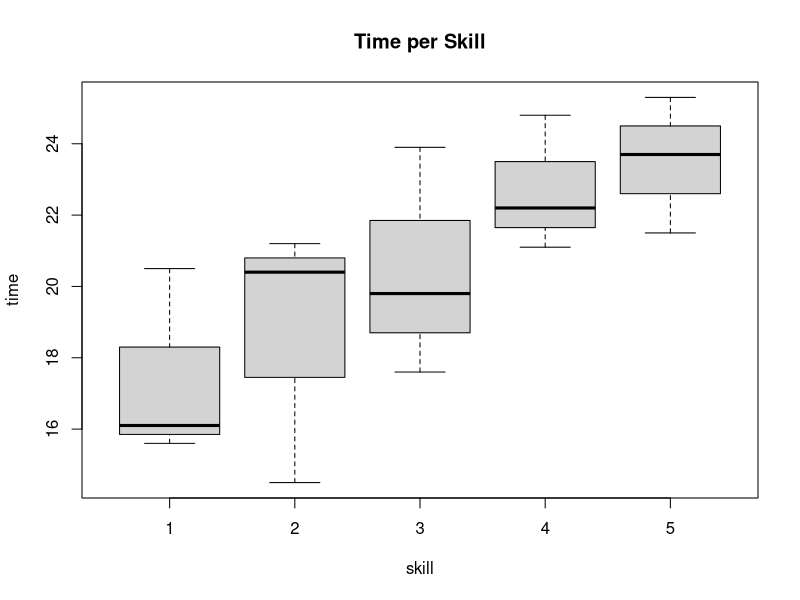
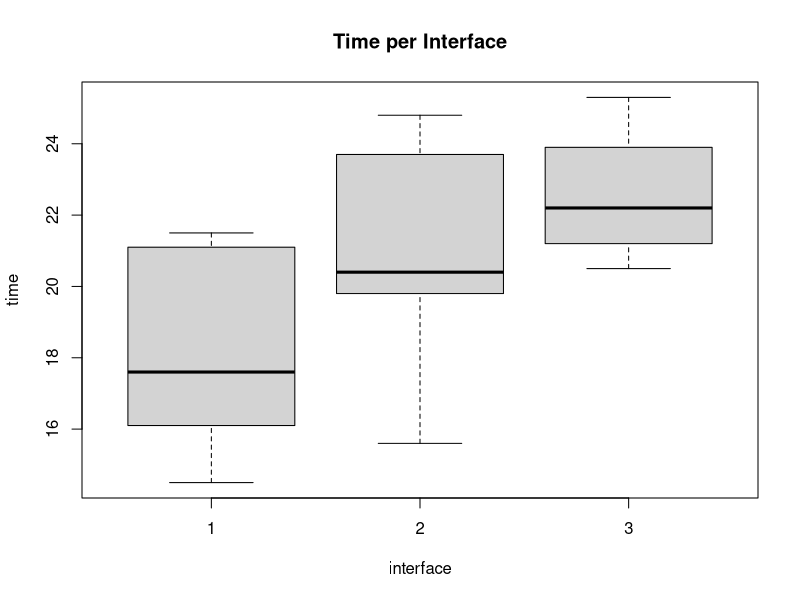
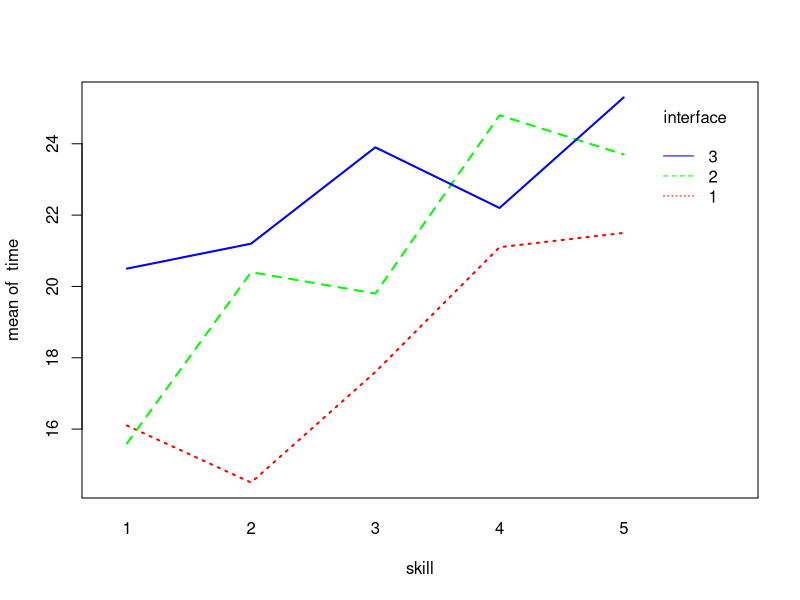
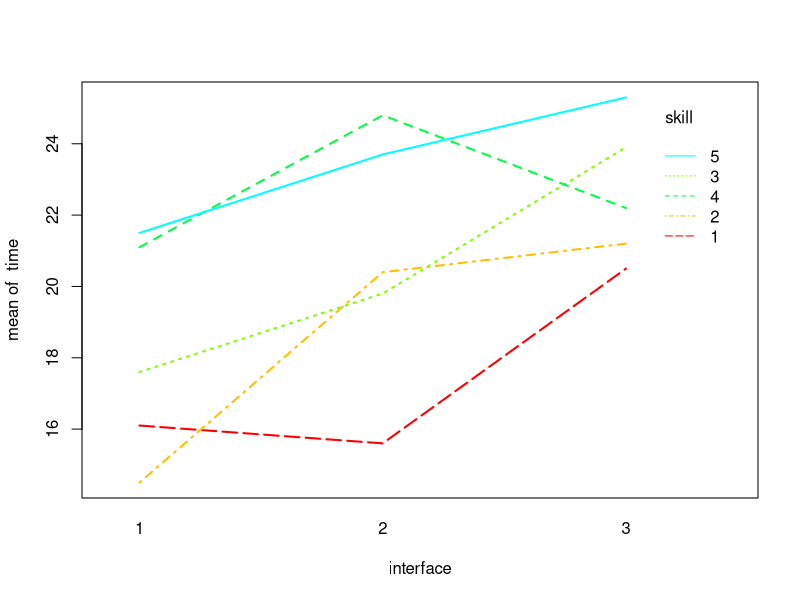
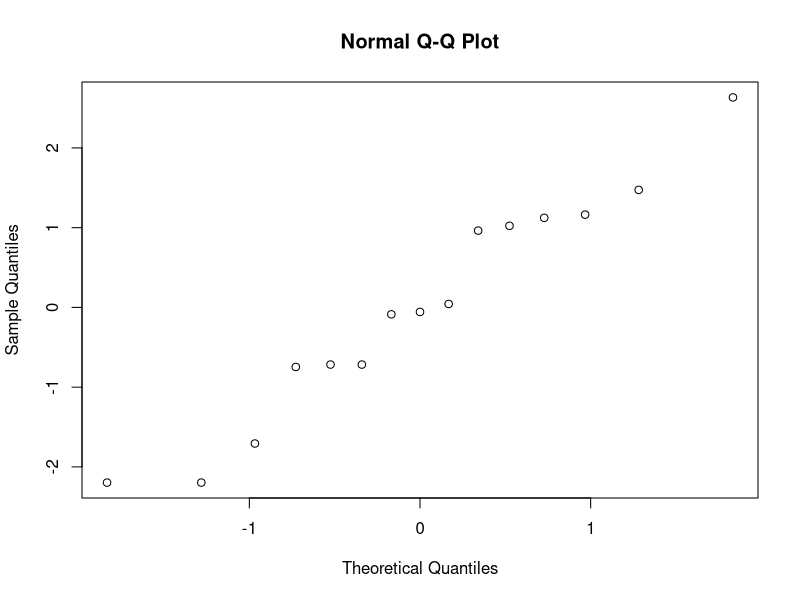
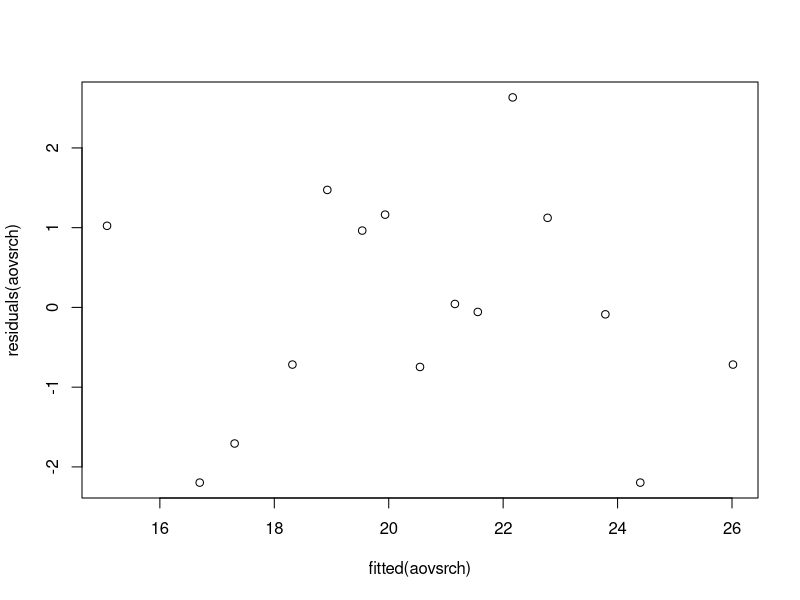

Write the R code that produced these figures, in order.
#Note: The interface is of greatest importance

search = read.table("search.txt")

time =search$time
skill = search$skill
interface = search$interface

#2.1
#student = as.vector(as.matrix)

I=3; B=5; N=1
for (i in 1:B) print(sample(1:(N*I)))

#2.2


boxplot(time~skill,xlab="skill",ylab="time", main="Time per Skill")
boxplot(time~interface,xlab="interface",ylab="time", main="Time per Interface")

interaction.plot(skill,interface,time,lwd=2,col=rainbow(3))
interaction.plot(interface,skill,time,lwd=2,col=rainbow(8))

#2.3
kruskal.test(time,interface)
#look at previous assignment for this one


#2.4
#library(multcomp)
#srcaov = lm(time~skill*interface,data=search)
#summary(srcaov)
#srcmult = glht(srcaov,linfct=mcp(skill="Tukey"))

aovsrch=lm(time~skill+interface,data=search)
anova(aovsrch)
summary(aovsrch)

anovskill = lm(time~skill,data=search)
anova(anovskill)
anovinter = lm(time~interface, data=search)
anova(anovinter)
#2.5



qqnorm(residuals(aovsrch))
plot(fitted(aovsrch),residuals(aovsrch))

#2.6

friedman.test(time,skill,interface)

#2.7

anv = lm(time~skill*interface,data=search)
anova(anv)
